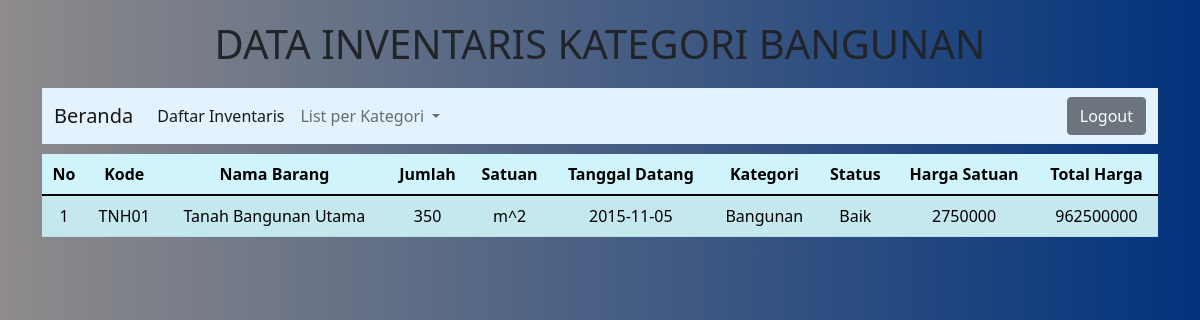
Screenshot of /bangunan.php (signed in) with the database file from the repository.
### tables this page shows
CREATE TABLE `inventaris` (
  `kode_barang` varchar(10) NOT NULL,
  `nama_barang` varchar(30) NOT NULL,
  `jumlah` int(11) NOT NULL,
  `satuan` varchar(15) NOT NULL,
  `tgl_datang` date NOT NULL,
  `kategori` varchar(20) NOT NULL,
  `status_barang` varchar(20) NOT NULL,
  `harga` int(20) NOT NULL
);

### bangunan.php (the view, shortened to what this page needs)
<!DOCTYPE html>
<html lang="en">
<head>
     <link href="https://cdn.jsdelivr.net/npm/bootstrap@5.1.3/dist/css/bootstrap.min.css" rel="stylesheet" />
    <link rel="stylesheet" href="style.css" />
</head>
<body>
    <div class=container>
        <h1 class="text-center" style="margin: 20px 0 20px 0;">DATA INVENTARIS KATEGORI BANGUNAN</h1>
        <nav class="navbar navbar-expand-lg navbar-light" style="background-color: #e3f2fd;">
        <div class="container-fluid">
            <a class="navbar-brand" href="tampilan1.php">Beranda</a>
            <div class="collapse navbar-collapse" id="navbarSupportedContent">
            <ul class="navbar-nav me-auto mb-2 mb-lg-0">
                <li class="nav-item">
                <a class="nav-link active" aria-current="page" href="data.php">Daftar Inventaris</a>
                </li>
                <li class="nav-item dropdown">
                <a class="nav-link dropdown-toggle" href="#" id="navbarDropdown" role="button" data-bs-toggle="dropdown" aria-expanded="false">
                    List per Kategori
                </a>
                </li>
            </ul>
            <div class="logout text-end">
                <a href="logout.php">
                    <button class="btn btn-secondary" >Logout</button>
                </a>
            </div>
            </div>
        </div>
    </nav>
        <div class="tb-isi text-center col align-self-end">
            <table class="table table-info table-striped" >
            <thead>
                <tr >
                <th scope="col">No</th>
                <th scope="col">Kode</th>
                <th scope="col">Nama Barang</th>
                <th scope="col">Jumlah</th>
                <th scope="col">Satuan</th>
                <th scope="col">Tanggal Datang</th>
                <th scope="col">Kategori</th>
                <th scope="col">Status</th>
                <th scope="col">Harga Satuan</th>
                <th scope="col">Total Harga</th>
                </tr>
            </thead>
            <tbody >
                <?php
                    include "config_db.php";
                    $query = mysqli_query ($connection, "SELECT * FROM inventaris WHERE kategori LIKE '%Bangunan%'");
                        $s=1;
                        while ($data=mysqli_fetch_array($query))
                        {?>
                        <tr>
                        <td> <?php echo $s++?></td>
                        <td> <?php echo $data['kode_barang'];?></td>
                        <td> <?php echo $data['nama_barang'];?></td>
                        <td> <?php echo $data['jumlah'];?></td>
                        <td> <?php echo $data['satuan'];?></td>
                        <td> <?php echo $data['tgl_datang'];?></td>
                        <td> <?php echo $data['kategori'];?></td>
                        <td> <?php echo $data['status_barang'];?></td>
                        <td> <?php echo $data['harga'];?></td>
                        <td> <?php echo $data['harga']*$data['jumlah'];?></td>
                        </tr>
                        <?php
                        }
                        ?>
            </tbody>
            </table>
            </div>
        </div>
</body>
</html>

### style.css (style rules this page uses)
body { background: linear-gradient(to right, #8f8b8b, #02337c); }
.tb-isi { margin-top: 10px; }

### rows the page displays
inventaris: kode_barang "TNH01", nama_barang "Tanah Bangunan Utama", jumlah "350", satuan "m^2", tgl_datang "2015-11-05", kategori "Bangunan", status_barang "Baik", harga "2750000", $data['harga']*$data['jumlah'] "962500000"
